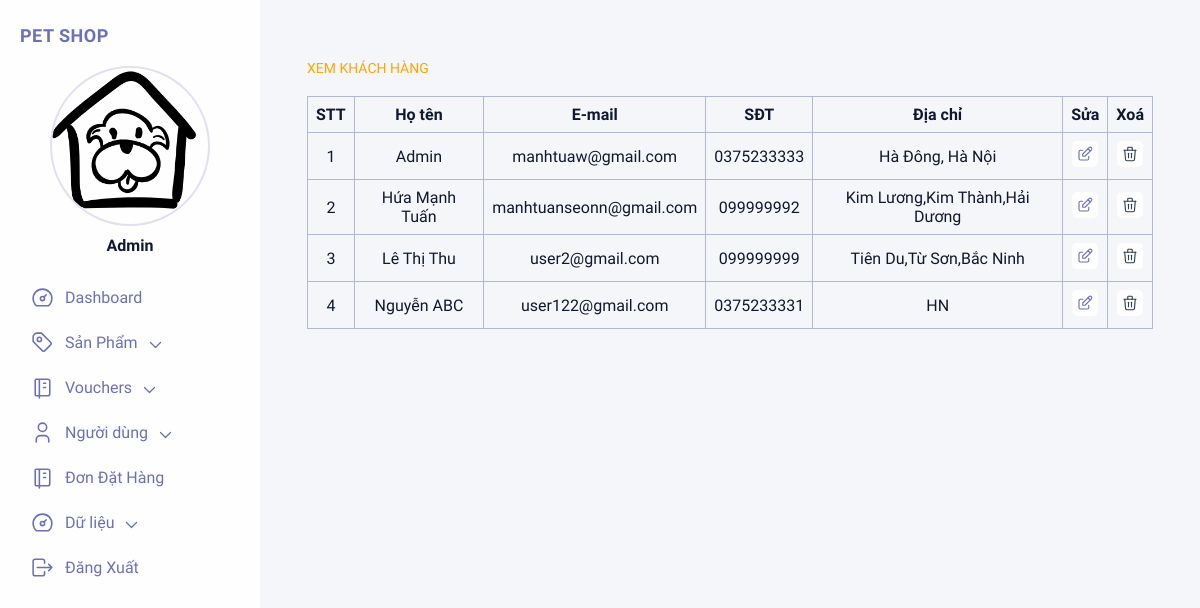
The page /admin/view-customers.php (signed in) on the database its author committed.
### tables this page shows
CREATE TABLE `user` (
  `id` int(11) NOT NULL AUTO_INCREMENT,
  `username` varchar(255) NOT NULL,
  `password` varchar(255) NOT NULL,
  `email` varchar(200) NOT NULL,
  `sodienthoai` varchar(12) NOT NULL,
  `diachi` varchar(255) NOT NULL,
  `level` int(1) NOT NULL,
  PRIMARY KEY (`id`)
);

### admin/view-customers.php (the view, shortened to what this page needs)
<!DOCTYPE html>
<html lang="en">
<head>
    <link rel="stylesheet" href="css/main.css">
</head>
<body>
<?php
include '../config.php';
if (!empty($_SESSION['current_admin'])) {
        $products = mysqli_query($conn, "select * from user ");
}
    ?>
  <?php
          include('./menu.php');
          ?>
                <div class="right">
                    <div class="right__content">
                        <p class="right__desc">Xem Khách Hàng</p>
                        <div class="right__table">
                            <div class="right__tableWrapper">
                                <table>
                                    <thead>
                                        <tr>
                                            <th>STT</th>
                                            <th>Họ tên</th>
                                            <th>E-mail</th>
                                            <th>SĐT</th>
                                             <th>Địa chỉ</th>
                                            <th>Sửa</th>
                                            <th>Xoá</th>
                                        </tr>
                                    </thead>
                <?php
                $stt = 0;
                while ($row = mysqli_fetch_array($products)) {
                    $stt ++;
                ?>
                     <tbody>
                        <tr>
                            <td><?= $stt ?></td>
                            <td><?= $row['username'] ?></td>
                            <td><?= $row['email'] ?></td>
                            <td><?= $row['sodienthoai'] ?></td>
                            <td><?= $row['diachi'] ?></td>
                            <td data-label="Sửa" class="right__iconTable"><a href="./cap-nhat-nguoi-dung.php?id=<?= $row['id'] ?>"><img src="assets/icon-edit.svg" alt=""></a></td>
                            <td data-label="Xoá" class="right__iconTable"><a href="./xoa-nguoi-dung.php?id=<?= $row['id'] ?>"><img src="assets/icon-trash-black.svg" alt=""></a></td>
                        </tr>
                 <?php } ?>
                                </table>
                            </div>
                        </div>
                    </div>
                </div>
            </div>
        </div>
    </div>
</body>
</html>

### admin/css/main.css (style rules this page uses)
* { margin: 0; padding: 0; list-style: none; border: 0; -webkit-tap-highlight-color: transparent; text-decoration: none; color: inherit; box-sizing: border-box; }
body { font-family: "Muli", sans-serif; background-color: #E2DFF2; }
.right { width: 100%; height: 100%; overflow-y: scroll; }
.right__content { padding: 60px 5%; }
.right__desc { margin-bottom: 20px; text-transform: uppercase; font-size: 14px; color: orange; }
.right table { border-collapse: collapse; width: 100%; margin-bottom: 10px; }
.right table td, .right table th { border: 1px solid #b2b9ce; text-align: left; padding: 8px; color: #10182F; }
.right table th { text-align: center; }
.right table td { text-align: center; }
.right table td img { width: 60px; border-radius: 2px; }
.right__iconTable { text-align: center !important; }
.right__iconTable img { width: 26px !important; height: 26px; padding: 4px; transition: all 0.2s ease; background-color: #fefefe; border-radius: 5px !important; }
* { box-sizing: border-box; }

### rows shown on the page
user: username "Admin", email "manhtuaw@gmail.com", sodienthoai "0375233333", diachi "Hà Đông, Hà Nội"
user: username "Hứa Mạnh Tuấn", email "manhtuanseonn@gmail.com", sodienthoai "099999992", diachi "Kim Lương,Kim Thành,Hải Dương"
user: username "Lê Thị Thu", email "user2@gmail.com", sodienthoai "099999999", diachi "Tiên Du,Từ Sơn,Bắc Ninh"
user: username "Nguyễn ABC", email "user122@gmail.com", sodienthoai "0375233331", diachi "HN"
